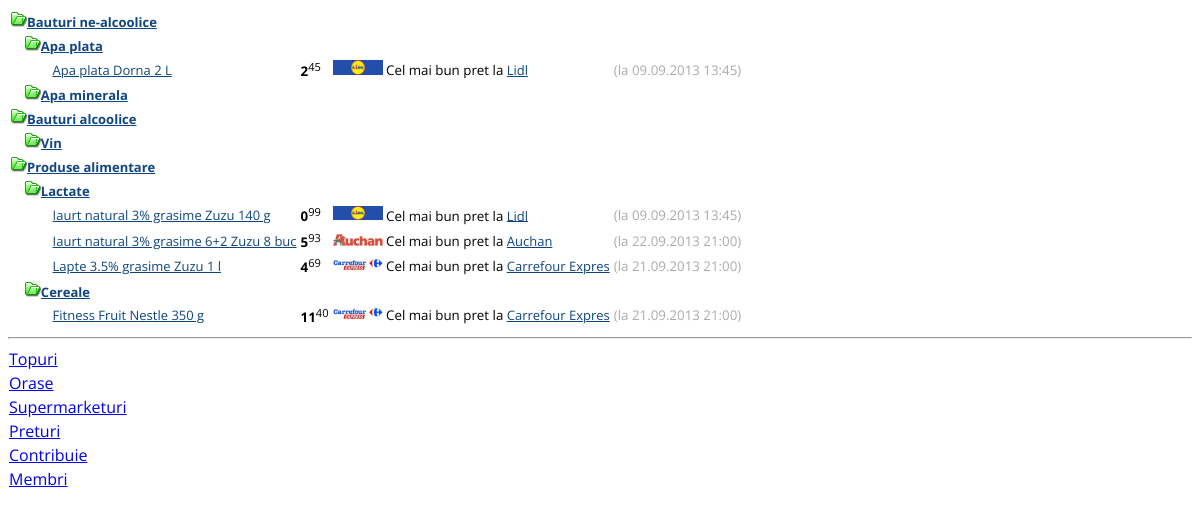
The app's page /mob_produse.php, older data.
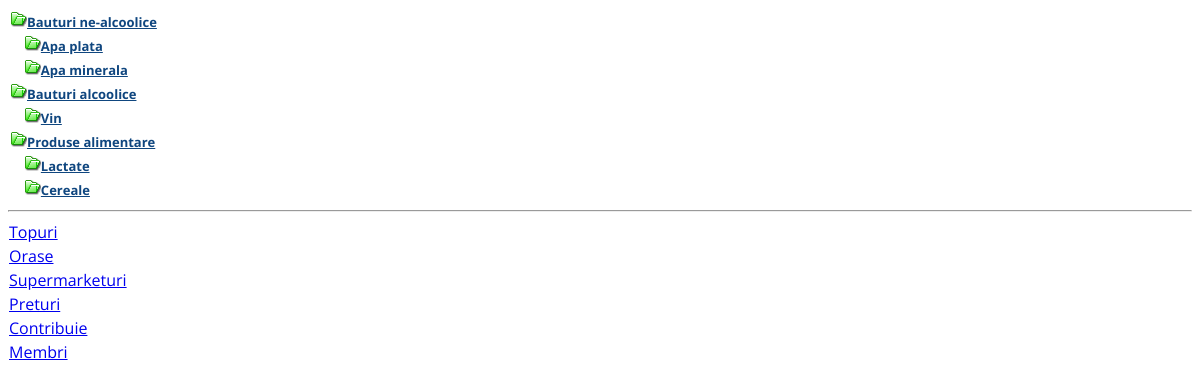
The same page, newer data.
### tables this page shows
CREATE TABLE `category` (
  `id` int(11) NOT NULL auto_increment,
  `parent_id` int(11) default NULL,
  `name` varchar(50) NOT NULL,
  PRIMARY KEY  (`id`)
);

CREATE TABLE `product` (
  `id` int(11) NOT NULL auto_increment,
  `brand_id` int(11) NOT NULL,
  `name` varchar(100) NOT NULL,
  `um` varchar(20) default NULL,
  `refum` varchar(10) default NULL,
  `qty_um` double default NULL,
  `pack_id` int(11) default NULL,
  `pack_qty` int(11) default NULL,
  `category_id` int(11) NOT NULL,
  `month_stock` double,
  PRIMARY KEY  (`id`)
);

CREATE TABLE `brand` (
  `id` int(11) NOT NULL auto_increment,
  `name` varchar(50) NOT NULL,
  PRIMARY KEY  (`id`)
);

CREATE TABLE `commerciant` (
  `id` int(11) NOT NULL auto_increment,
  `name` varchar(50) NOT NULL,
  `type` int(11) NOT NULL,
  img varchar(50) NOT NULL,
  PRIMARY KEY  (`id`)
);

### mob_produse.php (the view, shortened to what this page needs)
<!DOCTYPE HTML PUBLIC "-//W3C//DTD HTML 4.01 Transitional//EN">
<HTML>
<HEAD>
<link href="css/mobile.css" rel="stylesheet" type="text/css" />
</HEAD>
<body>
<table id="table1" border="0">
<?php
$result = mysql_query ( "select * from category" );
$roles = array ();
while ( $role = mysql_fetch_assoc ( $result ) ) {
	$roles [] = $role;
}
function build_tree($roles, $parent_id = 0) {
	$tree = array ();
	foreach ( $roles as $role ) {
		if ($role ['parent_id'] == $parent_id) {
			$tree [] = array (
					'category' => $role,
					'children' => build_tree ( $roles, $role ['id'] )
			);
		}
	}
	return $tree;
}
function print_tree2($tree, $prefix, $spaces) {
	if (count ( $tree ) > 0) {
		$index = 0;
		foreach ( $tree as $node ) {
			?>
		<tr id="table1<?php echo $prefix?>_<?php echo $index ?>">
			<td><?php echo $spaces ?><img src="images/folder_green_open.png" class="button" alt="" width="16" height="16" /><B><a href="#"
				onclick="treetable_toggleRow('table1<?php echo $prefix?>_<?php echo $index ?>');"><?php print(htmlspecialchars($node['category']['name'])); ?></a></B></td>
			<td></td>
			<td></td>
		</tr>
<?php
			$query = "select p.id pid, p.name pname, b.name bname, p.qty_um qty, p.um um, pri.value val, pri.rdate rdate,
			(
			SELECT MIN( value )
			FROM price
			WHERE product_id = p.id
			) pmin
		from product p, brand b, price pri
		where b.id=p.brand_id and pri.product_id=p.id and p.category_id = " . $node ['category'] ['id'] . " group by p.id";
			$result = mysql_query ( $query ) or die ( "Could not execute query" );
			$indexCat = 0;
			while ( $row = mysql_fetch_array ( $result ) ) {
				extract ( $row );
				?>
		<tr
			id="table1<?php echo $prefix?>_<?php echo $index ?>_<?php echo $indexCat ?>">
			<td><?php echo $spaces.'&nbsp;&nbsp;&nbsp;&nbsp;&nbsp;&nbsp;&nbsp;&nbsp;' ?><a href="detaliiProdus.php?id=<?php echo $pid?>"><?php print(htmlspecialchars($pname.' '.$bname.' '.$qty.' '.$um)); ?></a></td>
			<td><B>
				<?php echo number_format(floor($pmin), 0, '.', '') ?></B><SUP><?php echo substr(number_format($pmin - floor($pmin), 2, '', ''), 1)?></SUP>
			</td>
			<td>
				<?php
				$query2 = "select c.name xname, c.img img, s.id sid from price pri, store s, commerciant c where pri.store_id = s.id and s.commerciant_id = c.id and pri.value = ".$pmin;
				$result2 = mysql_query($query2) or die ("Could not execute query ".$query2);
				$row2 = mysql_fetch_array($result2);
				extract($row2);
				?>
				<A href="preturiSupermarket2.php?sid=<?php echo $sid?>"><IMG src="images/<?php echo $img; ?>" width = "50" title="<?php echo $xname ?>"/></A> Cel mai bun pret la
				<A href="preturiSupermarket2.php?sid=<?php echo $sid?>"><?php echo $xname ?></A>
			</td>
			<td class='greytext'>(la <?php echo date('d.m.Y H:i', strtotime($rdate)) ?>)</td>
			</tr>
	<?php
				$indexCat++;
			}
			print_tree2 ( $node ['children'], '_' . $index, $spaces . '&nbsp;&nbsp;&nbsp;&nbsp;' );
			$index ++;
		}
	}
}
$tree = build_tree ( $roles );
print_tree2 ( $tree, '', '' );
?>
</table>
<?php
require 'mob_menu.php';
?>
</BODY>
</HTML>

Row changes from the older to the newer data that the page shows:
no longer on this page (row unchanged): product: name+qty_um+um "Apa plata Dorna 2 L", pmin "2", pmin "45", commerciant.img (picture), commerciant.name "Lidl", rdate "09.09.2013 13:45", shown under "Apa plata"
no longer on this page (row unchanged): product: name+qty_um+um "Iaurt natural 3% grasime Zuzu 140 g", pmin "0", pmin "99", commerciant.img (picture), commerciant.name "Lidl", rdate "09.09.2013 13:45", shown under "Lactate"
no longer on this page (row unchanged): product: name+qty_um+um "Iaurt natural 3% grasime 6+2 Zuzu 8 buc", pmin "5", pmin "93", commerciant.img (picture), commerciant.name "Auchan", rdate "22.09.2013 21:00", shown under "Lactate"
no longer on this page (row unchanged): product: name+qty_um+um "Lapte 3.5% grasime Zuzu 1 l", pmin "4", pmin "69", commerciant.img (picture), commerciant.name "Carrefour Expres", rdate "21.09.2013 21:00", shown under "Lactate"
no longer on this page (row edited): product: name+qty_um+um "Fitness Fruit Nestle 350 g", pmin "11", pmin "40", commerciant.img (picture), commerciant.name "Carrefour Expres", rdate "21.09.2013 21:00", shown under "Cereale"
